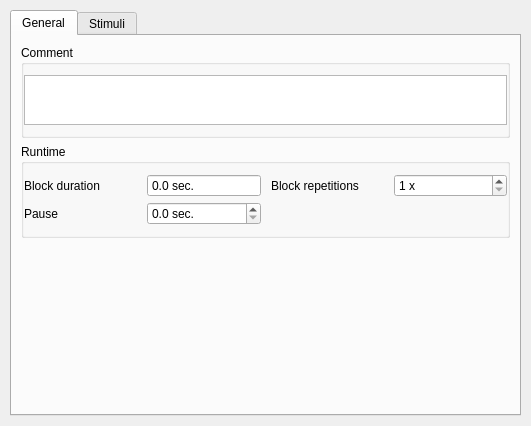
<?xml version="1.0" encoding="UTF-8"?>
<ui version="4.0">
 <class>CTConfArch</class>
 <widget class="QWidget" name="CTConfArch">
  <property name="geometry">
   <rect>
    <x>0</x>
    <y>0</y>
    <width>531</width>
    <height>426</height>
   </rect>
  </property>
  <property name="sizePolicy">
   <sizepolicy hsizetype="MinimumExpanding" vsizetype="Preferred">
    <horstretch>0</horstretch>
    <verstretch>0</verstretch>
   </sizepolicy>
  </property>
  <property name="minimumSize">
   <size>
    <width>500</width>
    <height>0</height>
   </size>
  </property>
  <property name="windowTitle">
   <string/>
  </property>
  <layout class="QVBoxLayout" name="qvb_main_layout">
   <property name="spacing">
    <number>20</number>
   </property>
   <property name="margin">
    <number>10</number>
   </property>
   <item>
    <widget class="QTabWidget" name="tabWidget">
     <property name="currentIndex">
      <number>0</number>
     </property>
     <widget class="QWidget" name="tabGeneral">
      <attribute name="title">
       <string>General</string>
      </attribute>
      <layout class="QVBoxLayout" name="verticalLayout">
       <item>
        <widget class="QGroupBox" name="qgb_comment">
         <property name="title">
          <string>Comment</string>
         </property>
         <property name="flat">
          <bool>true</bool>
         </property>
         <layout class="QGridLayout" name="qgl_comment_layout">
          <property name="leftMargin">
           <number>0</number>
          </property>
          <property name="topMargin">
           <number>10</number>
          </property>
          <property name="rightMargin">
           <number>0</number>
          </property>
          <property name="bottomMargin">
           <number>10</number>
          </property>
          <property name="horizontalSpacing">
           <number>10</number>
          </property>
          <property name="verticalSpacing">
           <number>5</number>
          </property>
          <item row="0" column="0">
           <widget class="QPlainTextEdit" name="qte_comment">
            <property name="sizePolicy">
             <sizepolicy hsizetype="Expanding" vsizetype="Fixed">
              <horstretch>0</horstretch>
              <verstretch>0</verstretch>
             </sizepolicy>
            </property>
            <property name="minimumSize">
             <size>
              <width>0</width>
              <height>50</height>
             </size>
            </property>
            <property name="maximumSize">
             <size>
              <width>16777215</width>
              <height>50</height>
             </size>
            </property>
            <property name="horizontalScrollBarPolicy">
             <enum>Qt::ScrollBarAlwaysOff</enum>
            </property>
           </widget>
          </item>
         </layout>
        </widget>
       </item>
       <item>
        <widget class="QGroupBox" name="qgb_runtime">
         <property name="title">
          <string>Runtime</string>
         </property>
         <property name="flat">
          <bool>true</bool>
         </property>
         <layout class="QGridLayout" name="qgl_runtime_layout">
          <property name="leftMargin">
           <number>0</number>
          </property>
          <property name="topMargin">
           <number>10</number>
          </property>
          <property name="rightMargin">
           <number>0</number>
          </property>
          <property name="bottomMargin">
           <number>10</number>
          </property>
          <property name="horizontalSpacing">
           <number>10</number>
          </property>
          <property name="verticalSpacing">
           <number>5</number>
          </property>
          <item row="0" column="2">
           <widget class="QLabel" name="qlb_block_repetitions">
            <property name="text">
             <string>Block repetitions</string>
            </property>
           </widget>
          </item>
          <item row="0" column="0">
           <widget class="QLabel" name="qlb_block_duration">
            <property name="text">
             <string>Block duration</string>
            </property>
           </widget>
          </item>
          <item row="0" column="3">
           <widget class="CTSpinBox" name="qsb_block_repetitions">
            <property name="suffix">
             <string> x</string>
            </property>
            <property name="minimum">
             <number>1</number>
            </property>
            <property name="maximum">
             <number>100</number>
            </property>
           </widget>
          </item>
          <item row="0" column="1">
           <widget class="CTDoubleSpinBox" name="qsb_block_duration">
            <property name="readOnly">
             <bool>true</bool>
            </property>
            <property name="buttonSymbols">
             <enum>QAbstractSpinBox::NoButtons</enum>
            </property>
            <property name="suffix">
             <string> sec.</string>
            </property>
            <property name="decimals">
             <number>1</number>
            </property>
            <property name="minimum">
             <double>0.000000000000000</double>
            </property>
            <property name="maximum">
             <double>300.000000000000000</double>
            </property>
            <property name="singleStep">
             <double>0.100000000000000</double>
            </property>
            <property name="value">
             <double>0.000000000000000</double>
            </property>
           </widget>
          </item>
          <item row="1" column="0">
           <widget class="QLabel" name="qlb_pause">
            <property name="text">
             <string>Pause</string>
            </property>
           </widget>
          </item>
          <item row="1" column="1">
           <widget class="CTDoubleSpinBox" name="qsb_pause">
            <property name="suffix">
             <string> sec.</string>
            </property>
            <property name="decimals">
             <number>1</number>
            </property>
            <property name="singleStep">
             <double>0.100000000000000</double>
            </property>
           </widget>
          </item>
         </layout>
        </widget>
       </item>
       <item>
        <spacer name="verticalSpacer">
         <property name="orientation">
          <enum>Qt::Vertical</enum>
         </property>
         <property name="sizeHint" stdset="0">
          <size>
           <width>20</width>
           <height>40</height>
          </size>
         </property>
        </spacer>
       </item>
      </layout>
     </widget>
     <widget class="QWidget" name="tabStimuli">
      <attribute name="title">
       <string>Stimuli</string>
      </attribute>
      <layout class="QVBoxLayout" name="verticalLayout_2">
       <item>
        <widget class="QGroupBox" name="qgb_stimuli">
         <property name="title">
          <string>Stimuli</string>
         </property>
         <property name="flat">
          <bool>true</bool>
         </property>
         <layout class="QVBoxLayout" name="qvb_stimuli_layout">
          <property name="spacing">
           <number>10</number>
          </property>
          <property name="leftMargin">
           <number>0</number>
          </property>
          <property name="topMargin">
           <number>10</number>
          </property>
          <property name="rightMargin">
           <number>0</number>
          </property>
          <property name="bottomMargin">
           <number>10</number>
          </property>
         </layout>
        </widget>
       </item>
       <item>
        <spacer name="verticalSpacer_2">
         <property name="orientation">
          <enum>Qt::Vertical</enum>
         </property>
         <property name="sizeHint" stdset="0">
          <size>
           <width>20</width>
           <height>40</height>
          </size>
         </property>
        </spacer>
       </item>
      </layout>
     </widget>
    </widget>
   </item>
  </layout>
 </widget>
 <customwidgets>
  <customwidget>
   <class>CTSpinBox</class>
   <extends>QSpinBox</extends>
   <header>Scenario_Designer/ct_customwidgets.h</header>
  </customwidget>
  <customwidget>
   <class>CTDoubleSpinBox</class>
   <extends>QDoubleSpinBox</extends>
   <header>Scenario_Designer/ct_customwidgets.h</header>
  </customwidget>
 </customwidgets>
 <resources/>
 <connections/>
</ui>
